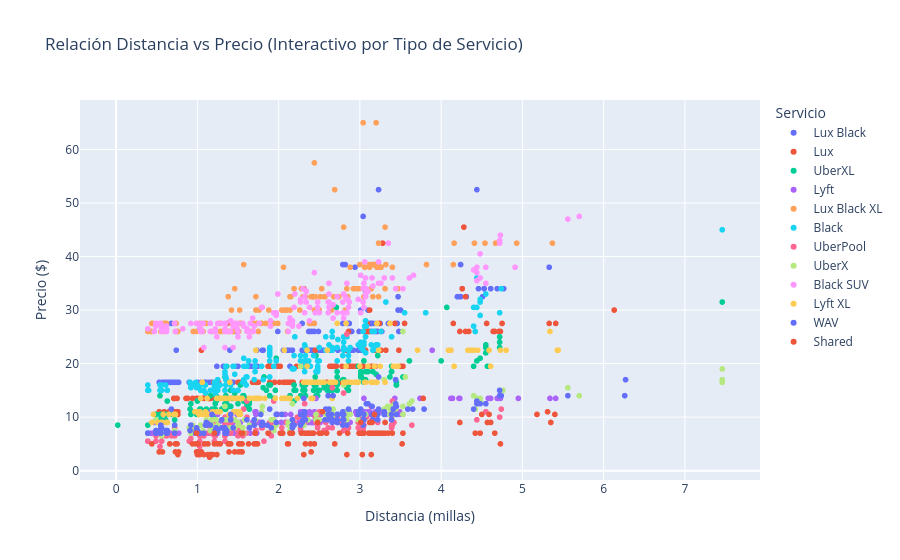

Notebook code cell kept with this figure:
### Markdown cell above
## Visualización Interactiva con Plotly (Distancia vs Precio)
Muestra de 2000 viajes para renderizar el gráfico interactivo.

### Code cell
# Muestreo aleatorio para visualización rápida
df_sample = df.sample(2000, random_state=42)

fig = px.scatter(df_sample, x='distance', y='price', color='name', hover_data=['cab_type'],
                 title='Relación Distancia vs Precio (Interactivo por Tipo de Servicio)',
                 labels={'distance': 'Distancia (millas)', 'price': 'Precio ($)', 'name': 'Servicio'})
fig.show()

### Figure 1 — Plotly figure (JSON) as saved in the notebook; plotly's stock layout.template omitted (floating-point values rounded to 4 significant figures; data arrays with more than 128 entries replaced by an {"elided": "..."} marker saying what was removed)
{"data": [{"customdata": {"elided": "174x1 str values"}, "hovertemplate": "Servicio=Lux Black<br>Distancia (millas)=%{x}<br>Precio ($)=%{y}<br>cab_type=%{customdata[0]}<extra></extra>", "legendgroup": "Lux Black", "marker": {"color": "#636efa", "symbol": "circle"}, "mode": "markers", "name": "Lux Black", "showlegend": true, "type": "scattergl", "x": {"elided": "174 float values"}, "xaxis": "x", "y": {"elided": "174 float values"}, "yaxis": "y"}, {"customdata": {"elided": "185x1 str values"}, "hovertemplate": "Servicio=Lux<br>Distancia (millas)=%{x}<br>Precio ($)=%{y}<br>cab_type=%{customdata[0]}<extra></extra>", "legendgroup": "Lux", "marker": {"color": "#EF553B", "symbol": "circle"}, "mode": "markers", "name": "Lux", "showlegend": true, "type": "scattergl", "x": {"elided": "185 float values"}, "xaxis": "x", "y": {"elided": "185 float values"}, "yaxis": "y"}, {"customdata": {"elided": "182x1 str values"}, "hovertemplate": "Servicio=UberXL<br>Distancia (millas)=%{x}<br>Precio ($)=%{y}<br>cab_type=%{customdata[0]}<extra></extra>", "legendgroup": "UberXL", "marker": {"color": "#00cc96", "symbol": "circle"}, "mode": "markers", "name": "UberXL", "showlegend": true, "type": "scattergl", "x": {"elided": "182 float values"}, "xaxis": "x", "y": {"elided": "182 float values"}, "yaxis": "y"}, {"customdata": {"elided": "185x1 str values"}, "hovertemplate": "Servicio=Lyft<br>Distancia (millas)=%{x}<br>Precio ($)=%{y}<br>cab_type=%{customdata[0]}<extra></extra>", "legendgroup": "Lyft", "marker": {"color": "#ab63fa", "symbol": "circle"}, "mode": "markers", "name": "Lyft", "showlegend": true, "type": "scattergl", "x": {"elided": "185 float values"}, "xaxis": "x", "y": {"elided": "185 float values"}, "yaxis": "y"}, {"customdata": {"elided": "157x1 str values"}, "hovertemplate": "Servicio=Lux Black XL<br>Distancia (millas)=%{x}<br>Precio ($)=%{y}<br>cab_type=%{customdata[0]}<extra></extra>", "legendgroup": "Lux Black XL", "marker": {"color": "#FFA15A", "symbol": "circle"}, "mode": "markers", "name": "Lux Black XL", "showlegend": true, "type": "scattergl", "x": {"elided": "157 float values"}, "xaxis": "x", "y": {"elided": "157 float values"}, "yaxis": "y"}, {"customdata": {"elided": "169x1 str values"}, "hovertemplate": "Servicio=Black<br>Distancia (millas)=%{x}<br>Precio ($)=%{y}<br>cab_type=%{customdata[0]}<extra></extra>", "legendgroup": "Black", "marker": {"color": "#19d3f3", "symbol": "circle"}, "mode": "markers", "name": "Black", "showlegend": true, "type": "scattergl", "x": {"elided": "169 float values"}, "xaxis": "x", "y": {"elided": "169 float values"}, "yaxis": "y"}, {"customdata": {"elided": "160x1 str values"}, "hovertemplate": "Servicio=UberPool<br>Distancia (millas)=%{x}<br>Precio ($)=%{y}<br>cab_type=%{customdata[0]}<extra></extra>", "legendgroup": "UberPool", "marker": {"color": "#FF6692", "symbol": "circle"}, "mode": "markers", "name": "UberPool", "showlegend": true, "type": "scattergl", "x": {"elided": "160 float values"}, "xaxis": "x", "y": {"elided": "160 float values"}, "yaxis": "y"}, {"customdata": {"elided": "157x1 str values"}, "hovertemplate": "Servicio=UberX<br>Distancia (millas)=%{x}<br>Precio ($)=%{y}<br>cab_type=%{customdata[0]}<extra></extra>", "legendgroup": "UberX", "marker": {"color": "#B6E880", "symbol": "circle"}, "mode": "markers", "name": "UberX", "showlegend": true, "type": "scattergl", "x": {"elided": "157 float values"}, "xaxis": "x", "y": {"elided": "157 float values"}, "yaxis": "y"}, {"customdata": {"elided": "169x1 str values"}, "hovertemplate": "Servicio=Black SUV<br>Distancia (millas)=%{x}<br>Precio ($)=%{y}<br>cab_type=%{customdata[0]}<extra></extra>", "legendgroup": "Black SUV", "marker": {"color": "#FF97FF", "symbol": "circle"}, "mode": "markers", "name": "Black SUV", "showlegend": true, "type": "scattergl", "x": {"elided": "169 float values"}, "xaxis": "x", "y": {"elided": "169 float values"}, "yaxis": "y"}, {"customdata": {"elided": "149x1 str values"}, "hovertemplate": "Servicio=Lyft XL<br>Distancia (millas)=%{x}<br>Precio ($)=%{y}<br>cab_type=%{customdata[0]}<extra></extra>", "legendgroup": "Lyft XL", "marker": {"color": "#FECB52", "symbol": "circle"}, "mode": "markers", "name": "Lyft XL", "showlegend": true, "type": "scattergl", "x": {"elided": "149 float values"}, "xaxis": "x", "y": {"elided": "149 float values"}, "yaxis": "y"}, {"customdata": {"elided": "170x1 str values"}, "hovertemplate": "Servicio=WAV<br>Distancia (millas)=%{x}<br>Precio ($)=%{y}<br>cab_type=%{customdata[0]}<extra></extra>", "legendgroup": "WAV", "marker": {"color": "#636efa", "symbol": "circle"}, "mode": "markers", "name": "WAV", "showlegend": true, "type": "scattergl", "x": {"elided": "170 float values"}, "xaxis": "x", "y": {"elided": "170 float values"}, "yaxis": "y"}, {"customdata": {"elided": "143x1 str values"}, "hovertemplate": "Servicio=Shared<br>Distancia (millas)=%{x}<br>Precio ($)=%{y}<br>cab_type=%{customdata[0]}<extra></extra>", "legendgroup": "Shared", "marker": {"color": "#EF553B", "symbol": "circle"}, "mode": "markers", "name": "Shared", "showlegend": true, "type": "scattergl", "x": {"elided": "143 float values"}, "xaxis": "x", "y": {"elided": "143 float values"}, "yaxis": "y"}], "layout": {"legend": {"title": {"text": "Servicio"}, "tracegroupgap": 0}, "title": {"text": "Relación Distancia vs Precio (Interactivo por Tipo de Servicio)"}, "xaxis": {"anchor": "y", "domain": [0, 1], "title": {"text": "Distancia (millas)"}}, "yaxis": {"anchor": "x", "domain": [0, 1], "title": {"text": "Precio ($)"}}}}
